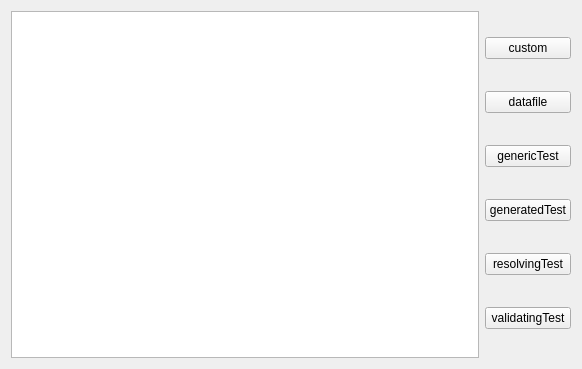
<?xml version="1.0" encoding="UTF-8"?>
<ui version="4.0">
 <class>BDAvroWidget</class>
 <widget class="QWidget" name="BDAvroWidget">
  <property name="geometry">
   <rect>
    <x>0</x>
    <y>0</y>
    <width>582</width>
    <height>369</height>
   </rect>
  </property>
  <property name="windowTitle">
   <string>BDAvroWidget</string>
  </property>
  <layout class="QHBoxLayout" name="horizontalLayout">
   <item>
    <widget class="QTextBrowser" name="textBrowser"/>
   </item>
   <item>
    <layout class="QVBoxLayout" name="verticalLayout">
     <item>
      <widget class="QPushButton" name="pushButton">
       <property name="text">
        <string>custom</string>
       </property>
      </widget>
     </item>
     <item>
      <widget class="QPushButton" name="pushButton_2">
       <property name="text">
        <string>datafile</string>
       </property>
      </widget>
     </item>
     <item>
      <widget class="QPushButton" name="pushButton_3">
       <property name="text">
        <string>genericTest</string>
       </property>
      </widget>
     </item>
     <item>
      <widget class="QPushButton" name="pushButton_4">
       <property name="text">
        <string>generatedTest</string>
       </property>
      </widget>
     </item>
     <item>
      <widget class="QPushButton" name="pushButton_5">
       <property name="text">
        <string>resolvingTest</string>
       </property>
      </widget>
     </item>
     <item>
      <widget class="QPushButton" name="pushButton_6">
       <property name="text">
        <string>validatingTest</string>
       </property>
      </widget>
     </item>
    </layout>
   </item>
  </layout>
 </widget>
 <layoutdefault spacing="6" margin="11"/>
 <resources/>
 <connections/>
</ui>
